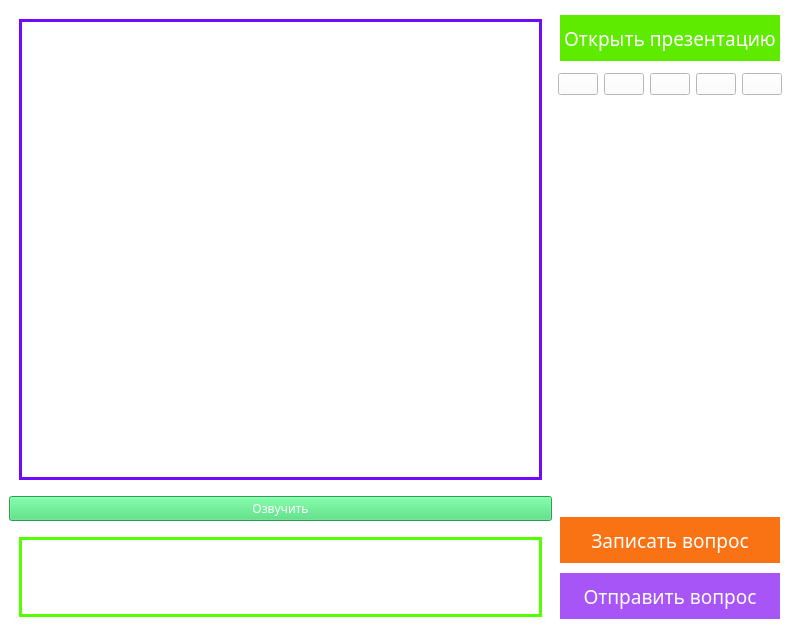
<?xml version="1.0" encoding="UTF-8"?>
<ui version="4.0">
 <class>MainWindow</class>
 <widget class="QMainWindow" name="MainWindow">
  <property name="geometry">
   <rect>
    <x>0</x>
    <y>0</y>
    <width>791</width>
    <height>636</height>
   </rect>
  </property>
  <property name="windowTitle">
   <string>MainWindow</string>
  </property>
  <property name="autoFillBackground">
   <bool>false</bool>
  </property>
  <property name="styleSheet">
   <string notr="true">background-color: rgb(255, 255, 255);</string>
  </property>
  <widget class="QWidget" name="centralwidget">
   <property name="autoFillBackground">
    <bool>false</bool>
   </property>
   <property name="styleSheet">
    <string notr="true">background-color: rgb(255, 255, 255);</string>
   </property>
   <layout class="QHBoxLayout" name="horizontalLayout_4">
    <item>
     <layout class="QVBoxLayout" name="verticalLayout_2">
      <item>
       <widget class="QTextEdit" name="textEdit">
        <property name="sizePolicy">
         <sizepolicy hsizetype="Minimum" vsizetype="Minimum">
          <horstretch>10</horstretch>
          <verstretch>10</verstretch>
         </sizepolicy>
        </property>
        <property name="minimumSize">
         <size>
          <width>0</width>
          <height>0</height>
         </size>
        </property>
        <property name="maximumSize">
         <size>
          <width>1000</width>
          <height>16777215</height>
         </size>
        </property>
        <property name="font">
         <font>
          <family>Bahnschrift SemiBold SemiConden</family>
          <pointsize>14</pointsize>
          <weight>75</weight>
          <bold>true</bold>
         </font>
        </property>
        <property name="styleSheet">
         <string notr="true">border-width: 3px;
border-style: solid;
border-color: rgb(112, 10, 255);
margin: 10px;</string>
        </property>
       </widget>
      </item>
      <item>
       <widget class="QPushButton" name="pushButton_9">
        <property name="font">
         <font>
          <family>Impact</family>
          <pointsize>9</pointsize>
         </font>
        </property>
        <property name="styleSheet">
         <string notr="true">background-color: rgb(61, 218, 113);
color: rgb(255, 255, 255);</string>
        </property>
        <property name="text">
         <string>Озвучить</string>
        </property>
       </widget>
      </item>
      <item>
       <widget class="QTextEdit" name="textEdit_2">
        <property name="sizePolicy">
         <sizepolicy hsizetype="MinimumExpanding" vsizetype="MinimumExpanding">
          <horstretch>10</horstretch>
          <verstretch>10</verstretch>
         </sizepolicy>
        </property>
        <property name="maximumSize">
         <size>
          <width>1000</width>
          <height>100</height>
         </size>
        </property>
        <property name="font">
         <font>
          <family>Bahnschrift SemiBold SemiConden</family>
          <pointsize>14</pointsize>
          <weight>75</weight>
          <bold>true</bold>
         </font>
        </property>
        <property name="autoFillBackground">
         <bool>false</bool>
        </property>
        <property name="styleSheet">
         <string notr="true">border-width: 3px;
border-style: solid;
border-color:rgb(85, 255, 0);
margin: 10px;</string>
        </property>
        <property name="html">
         <string>&lt;!DOCTYPE HTML PUBLIC &quot;-//W3C//DTD HTML 4.0//EN&quot; &quot;http://www.w3.org/TR/REC-html40/strict.dtd&quot;&gt;
&lt;html&gt;&lt;head&gt;&lt;meta name=&quot;qrichtext&quot; content=&quot;1&quot; /&gt;&lt;style type=&quot;text/css&quot;&gt;
p, li { white-space: pre-wrap; }
&lt;/style&gt;&lt;/head&gt;&lt;body style=&quot; font-family:'Bahnschrift SemiBold SemiConden'; font-size:14pt; font-weight:600; font-style:normal;&quot;&gt;
&lt;p style=&quot;-qt-paragraph-type:empty; margin-top:0px; margin-bottom:0px; margin-left:0px; margin-right:0px; -qt-block-indent:0; text-indent:0px; font-family:'MS Shell Dlg 2'; font-size:8.25pt; font-weight:400;&quot;&gt;&lt;br /&gt;&lt;/p&gt;&lt;/body&gt;&lt;/html&gt;</string>
        </property>
       </widget>
      </item>
     </layout>
    </item>
    <item>
     <layout class="QVBoxLayout" name="verticalLayout_3">
      <item>
       <widget class="QPushButton" name="pushButton_8">
        <property name="minimumSize">
         <size>
          <width>0</width>
          <height>50</height>
         </size>
        </property>
        <property name="font">
         <font>
          <family>Impact</family>
          <pointsize>14</pointsize>
         </font>
        </property>
        <property name="styleSheet">
         <string notr="true">border-width: 2px;
border-style: solid;
color: rgb(255, 255, 255);
background-color: rgb(95, 235, 0)</string>
        </property>
        <property name="text">
         <string>Открыть презентацию</string>
        </property>
       </widget>
      </item>
      <item>
       <layout class="QHBoxLayout" name="horizontalLayout">
        <item>
         <widget class="QPushButton" name="pushButton_3">
          <property name="text">
           <string/>
          </property>
          <property name="icon">
           <iconset>
            <normaloff>star.png</normaloff>star.png</iconset>
          </property>
          <property name="iconSize">
           <size>
            <width>40</width>
            <height>40</height>
           </size>
          </property>
         </widget>
        </item>
        <item>
         <widget class="QPushButton" name="pushButton_4">
          <property name="text">
           <string/>
          </property>
          <property name="icon">
           <iconset>
            <normaloff>star.png</normaloff>star.png</iconset>
          </property>
          <property name="iconSize">
           <size>
            <width>40</width>
            <height>40</height>
           </size>
          </property>
         </widget>
        </item>
        <item>
         <widget class="QPushButton" name="pushButton_5">
          <property name="text">
           <string/>
          </property>
          <property name="icon">
           <iconset>
            <normaloff>star.png</normaloff>star.png</iconset>
          </property>
          <property name="iconSize">
           <size>
            <width>40</width>
            <height>40</height>
           </size>
          </property>
         </widget>
        </item>
        <item>
         <widget class="QPushButton" name="pushButton_6">
          <property name="text">
           <string/>
          </property>
          <property name="icon">
           <iconset>
            <normaloff>star.png</normaloff>star.png</iconset>
          </property>
          <property name="iconSize">
           <size>
            <width>40</width>
            <height>40</height>
           </size>
          </property>
         </widget>
        </item>
        <item>
         <widget class="QPushButton" name="pushButton_7">
          <property name="text">
           <string/>
          </property>
          <property name="icon">
           <iconset>
            <normaloff>star.png</normaloff>star.png</iconset>
          </property>
          <property name="iconSize">
           <size>
            <width>40</width>
            <height>40</height>
           </size>
          </property>
         </widget>
        </item>
       </layout>
      </item>
      <item>
       <widget class="QLabel" name="label">
        <property name="maximumSize">
         <size>
          <width>300</width>
          <height>400</height>
         </size>
        </property>
        <property name="text">
         <string/>
        </property>
        <property name="pixmap">
         <pixmap>robot.gif</pixmap>
        </property>
        <property name="scaledContents">
         <bool>true</bool>
        </property>
       </widget>
      </item>
      <item>
       <layout class="QVBoxLayout" name="verticalLayout">
        <property name="topMargin">
         <number>0</number>
        </property>
        <item>
         <widget class="QPushButton" name="pushButton">
          <property name="minimumSize">
           <size>
            <width>0</width>
            <height>50</height>
           </size>
          </property>
          <property name="maximumSize">
           <size>
            <width>400</width>
            <height>16777215</height>
           </size>
          </property>
          <property name="font">
           <font>
            <family>Impact</family>
            <pointsize>14</pointsize>
           </font>
          </property>
          <property name="styleSheet">
           <string notr="true">border-width: 2px;
border-style: solid;
color: rgb(255, 255, 255);
background-color: rgb(249, 114, 20)</string>
          </property>
          <property name="text">
           <string>Записать вопрос</string>
          </property>
          <property name="icon">
           <iconset>
            <normaloff>sale.png</normaloff>sale.png</iconset>
          </property>
          <property name="iconSize">
           <size>
            <width>30</width>
            <height>30</height>
           </size>
          </property>
         </widget>
        </item>
        <item>
         <widget class="QPushButton" name="pushButton_2">
          <property name="minimumSize">
           <size>
            <width>0</width>
            <height>50</height>
           </size>
          </property>
          <property name="maximumSize">
           <size>
            <width>400</width>
            <height>16777215</height>
           </size>
          </property>
          <property name="font">
           <font>
            <family>Impact</family>
            <pointsize>14</pointsize>
           </font>
          </property>
          <property name="styleSheet">
           <string notr="true">border-width: 2px;
border-style: solid;
color: rgb(255, 255, 255);
background-color: rgb(168, 85, 247);</string>
          </property>
          <property name="text">
           <string>Отправить вопрос</string>
          </property>
          <property name="icon">
           <iconset>
            <normaloff>voice.png</normaloff>voice.png</iconset>
          </property>
          <property name="iconSize">
           <size>
            <width>30</width>
            <height>30</height>
           </size>
          </property>
         </widget>
        </item>
       </layout>
      </item>
     </layout>
    </item>
   </layout>
  </widget>
 </widget>
 <resources/>
 <connections/>
</ui>
